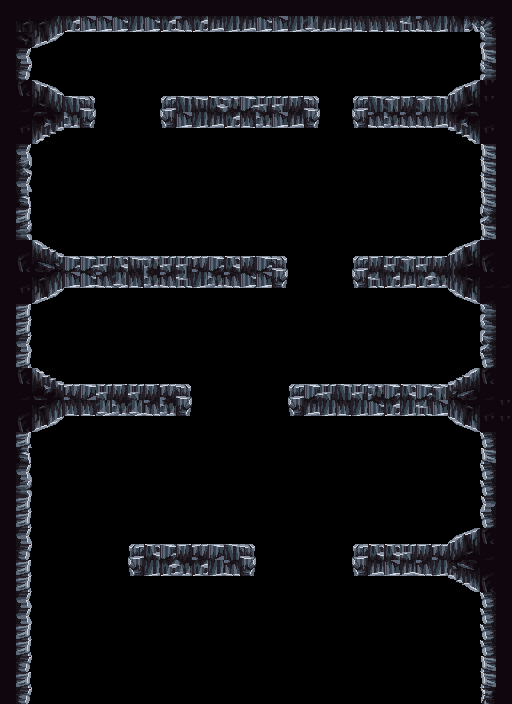

Below is a game level as drawn by its tile map, then a one-line description and the .tmx that defines it (tile-layer data replaced by summaries):
An orthogonal 32x44 tile map with 16x16 px tiles, 1 tile layer (end_layout), 3 hidden layers not drawn and 101 objects (101x colisor).

<map version="1.10" tiledversion="1.11.0" orientation="orthogonal" renderorder="right-down" width="32" height="44" tilewidth="16" tileheight="16" infinite="0" nextlayerid="9" nextobjectid="142">
 <editorsettings>
  <export target="mapa1.1.tmx" format="tmx" />
 </editorsettings>
 <tileset firstgid="1" source="PixelFantasy_Caves_1.0/CavernaT.tsx" />
 <layer id="1" name="end_layout" width="32" height="44">
  <data>[1408 cells, 430 non-empty, 48 distinct tile ids]</data>
 </layer>
 <layer id="2" name="map_layout" width="32" height="44" visible="0">
  <data>[1408 cells, 474 non-empty, 36 distinct tile ids]</data>
 </layer>
 <objectgroup id="7" name="map_objects" visible="0">
  <object id="85" type="colisor" x="480" y="0" width="31.5" height="704.5" />
  <object id="91" type="colisor" x="0" y="0" width="30.75" height="704" />
  <object id="93" name="floor" type="colisor" x="30.25" y="0.5" width="33.5" height="15" />
  <object id="95" type="colisor" x="31" y="15" width="18.25" height="16" />
  <object id="97" type="colisor" x="49.5" y="16.25" width="7.5" height="7.25" />
  <object id="99" name="floor" type="colisor" x="30.25" y="97" width="288.75" height="29.5" />
  <object id="100" name="floor" type="colisor" x="113" y="0.0909091" width="302.955" height="31.9091" />
  <object id="101" name="flor" type="colisor" x="449.091" y="0" width="32.5455" height="16.9091" />
  <object id="103" type="colisor" x="464.545" y="16.3636" width="16.5455" height="15.8182" />
  <object id="104" type="colisor" x="455.091" y="16.1818" width="8.90909" height="8.90909" />
  <object id="105" name="floor" type="colisor" x="353.75" y="96" width="128.25" height="31.25" />
  <object id="106" name="floor" type="colisor" x="352.333" y="224" width="128.667" height="31.6667" />
  <object id="107" name="floor" type="colisor" x="30.6667" y="224.25" width="256.667" height="31.0833" />
  <object id="108" name="floor" type="colisor" x="29.3333" y="353" width="129.667" height="30.3333" />
  <object id="109" name="floor" type="colisor" x="258.333" y="353.333" width="223" height="31.3333" />
  <object id="110" name="floor" type="colisor" x="353.576" y="511.667" width="130.091" height="32" />
  <object id="111" name="floor" type="colisor" x="32" y="672" width="452.333" height="33" />
  <object id="112" name="floor" type="colisor" x="30.3333" y="512.333" width="288.031" height="29.6667" />
 </objectgroup>
 <layer id="3" name="extend_map_layout" width="32" height="44" visible="0">
  <data>[1408 cells, 364 non-empty, 51 distinct tile ids]</data>
 </layer>
 <objectgroup id="8" name="end_objects" visible="0">
  <object id="113" type="colisor" x="482.75" y="-1" width="30.25" height="705" />
  <object id="115" type="colisor" x="0" y="0" width="31.5" height="705" />
  <object id="116" name="floor" type="colisor" x="128.667" y="544" width="126" height="31" />
  <object id="118" name="floor" type="colisor" x="353.667" y="544" width="130.333" height="31.3333" />
  <object id="119" name="floor" type="colisor" x="30" y="384.5" width="160.5" height="30.5" />
  <object id="120" name="floor" type="colisor" x="289" y="384" width="195" height="31" />
  <object id="121" name="floor" type="colisor" x="353.5" y="256.5" width="133" height="30" />
  <object id="122" name="floor" type="colisor" x="28" y="256.75" width="258.5" height="30.75" />
  <object id="123" name="floor" type="colisor" x="26" y="97" width="68" height="31.5" />
  <object id="124" name="floor" type="colisor" x="353.333" y="96.3333" width="133.333" height="30.3333" />
  <object id="125" name="floor" type="colisor" x="162.333" y="97" width="156" height="30.3333" />
  <object id="126" type="colisor" x="32" y="0" width="456.273" height="30.2273" />
  <object id="127" type="colisor" x="451.75" y="85.75" width="33.25" height="10.25" />
  <object id="128" type="colisor" x="31" y="30.5" width="26" height="14.25" />
  <object id="129" type="colisor" x="31.25" y="82.875" width="26" height="14.25" />
  <object id="130" type="colisor" x="451.375" y="127.125" width="33.25" height="10.25" />
  <object id="131" type="colisor" x="27.625" y="128.625" width="33.25" height="10.25" />
  <object id="132" type="colisor" x="24.625" y="246.625" width="33.25" height="10.25" />
  <object id="133" type="colisor" x="26.625" y="287.875" width="33.25" height="10.25" />
  <object id="134" type="colisor" x="451.125" y="246.125" width="33.25" height="10.25" />
  <object id="135" type="colisor" x="451.375" y="286.375" width="33.25" height="10.25" />
  <object id="136" type="colisor" x="454.125" y="374.875" width="33.25" height="10.25" />
  <object id="137" type="colisor" x="453.625" y="415.625" width="33.25" height="10.25" />
  <object id="138" type="colisor" x="452.625" y="532.625" width="33.25" height="10.25" />
  <object id="139" type="colisor" x="452.125" y="576.375" width="33.25" height="10.25" />
  <object id="140" type="colisor" x="28.125" y="415.625" width="33.25" height="10.25" />
  <object id="141" type="colisor" x="29.375" y="372.542" width="33.25" height="10.25" />
 </objectgroup>
 <objectgroup id="6" name="extend_map_objects" visible="0">
  <object id="68" type="colisor" x="481.75" y="-0.75" width="30.2188" height="704.813" />
  <object id="71" type="colisor" x="0" y="-0.25" width="30.75" height="704.5" />
  <object id="72" name="floor" type="colisor" x="32" y="96.6667" width="286" height="30.6667" />
  <object id="73" name="floor" type="colisor" x="385" y="96.6667" width="97.3333" height="30.3333" />
  <object id="74" name="floor" type="colisor" x="353" y="256.333" width="128.667" height="30.3333" />
  <object id="77" name="floor" type="colisor" x="225.333" y="384.667" width="257.333" height="29.3333" />
  <object id="78" name="floor" type="colisor" x="28.6667" y="256.667" width="226" height="30.3333" />
  <object id="79" name="floor" type="colisor" x="29.6667" y="384.667" width="130" height="30" />
  <object id="80" name="floor" type="colisor" x="30.3333" y="544.333" width="255" height="30" />
  <object id="81" name="floor" type="colisor" x="352.333" y="543.667" width="132.333" height="31.3333" />
 </objectgroup>
 <layer id="4" name="boss_map_layout" width="32" height="44" visible="0">
  <data>[1408 cells, 409 non-empty, 65 distinct tile ids]</data>
 </layer>
 <objectgroup id="5" name="boss_map_objects" visible="0">
  <object id="1" type="colisor" x="480" y="0" width="28" height="705.5" />
  <object id="2" type="colisor" x="0.333333" y="-0.333333" width="32" height="705.333" />
  <object id="3" name="floor" type="colisor" x="33" y="672" width="79.3333" height="16.6667" />
  <object id="4" type="colisor" x="33" y="689" width="44.6667" height="14.3333" />
  <object id="5" name="floor" type="colisor" x="401.333" y="672.333" width="82" height="15.6667" />
  <object id="6" type="colisor" x="433.333" y="689" width="50" height="11" />
  <object id="9" name="floor" type="colisor" x="401.333" y="543.667" width="81.6667" height="17" />
  <object id="11" type="colisor" x="464.667" y="576.333" width="18.3333" height="16" />
  <object id="13" type="colisor" x="434" y="561" width="49.3333" height="14.6667" />
  <object id="15" name="floor" type="colisor" x="402" y="449" width="81.6667" height="17" />
  <object id="16" type="colisor" x="465.334" y="481.666" width="18.3333" height="16" />
  <object id="17" type="colisor" x="434.667" y="466.333" width="49.3333" height="14.6667" />
  <object id="24" name="floor" type="colisor" x="401.666" y="352.334" width="81.6667" height="17" />
  <object id="25" type="colisor" x="465" y="385" width="18.3333" height="16" />
  <object id="26" type="colisor" x="434.333" y="369.667" width="49.3333" height="14.6667" />
  <object id="27" name="floor" type="colisor" x="402.333" y="256.333" width="81.6667" height="17" />
  <object id="28" type="colisor" x="465.667" y="288.999" width="18.3333" height="16" />
  </objectgroup>
</map>
<!-- 29 of 101 objects omitted -->
